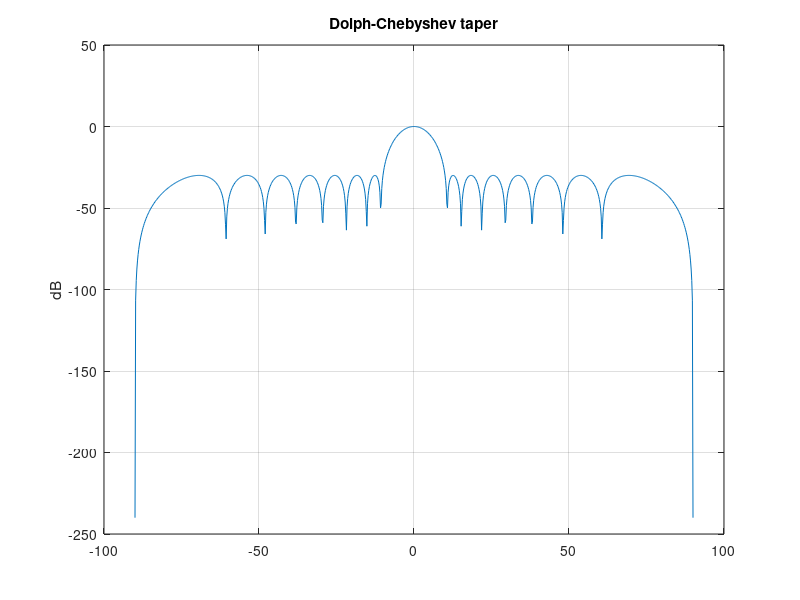

Recreate this plot in MATLAB.
% Дольф-Чебышёв
% Равноуровневые боковые лепестки

N = 16;
sll = -30;
% Chebyshev window via coefficients of T_{N-1}
w = chebwin(N, -sll);
theta = -90:0.2:90;
AF = zeros(1, numel(theta));
for k = 1:N
    AF = AF + w(k)*exp(1i*pi*(k-1)*sind(theta));
end
figure;
plot(theta, 20*log10(abs(AF)/sum(w) + 1e-12));
title('Dolph-Chebyshev taper'); ylabel('dB'); grid on;

%{
@play
{
 "title": "Dolph-Chebyshev",
 "groups": [
  {
   "name": "Synthesis",
   "controls": [
    {
     "var": "N",
     "label": "N",
     "min": 8,
     "max": 32,
     "step": 2,
     "default": 16
    },
    {
     "var": "sll",
     "label": "SLL dB",
     "min": -40,
     "max": -15,
     "step": 5,
     "default": -30
    }
   ]
  }
 ]
}
%}
